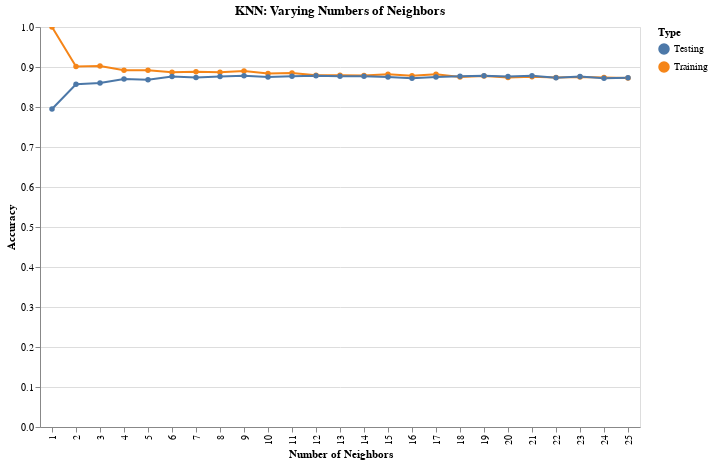

This figure's notebook cell:
### Code cell
# Convert into a DataFrame for Altair
df = pd.DataFrame({
    "Neighbors": list(train_accuracies.keys()) + list(test_accuracies.keys()),
    "Accuracy": list(train_accuracies.values()) + list(test_accuracies.values()),
    "Type": ["Training"] * len(train_accuracies) + ["Testing"] * len(test_accuracies)
})

# Build the interactive line chart
chart = alt.Chart(df).mark_line(point=True).encode(
    x=alt.X("Neighbors:O", title="Number of Neighbors"),  # ordinal axis
    y=alt.Y("Accuracy:Q", title="Accuracy"),
    color="Type:N",  # separate lines for Training vs Testing
    tooltip=["Neighbors", "Accuracy", "Type"]
).properties(
    title="KNN: Varying Numbers of Neighbors",
    width=600,
    height=400
)

chart.interactive()

### Figure 1 — Vega-Lite specification as saved in the notebook (floating-point values rounded to 4 significant figures)
{"config": {"view": {"continuousWidth": 400, "continuousHeight": 300}}, "data": {"name": "data-e6d75605fff68bff793046d4aac42564"}, "mark": {"type": "line", "point": true}, "encoding": {"color": {"field": "Type", "type": "nominal"}, "tooltip": [{"field": "Neighbors", "type": "quantitative"}, {"field": "Accuracy", "type": "quantitative"}, {"field": "Type", "type": "nominal"}], "x": {"field": "Neighbors", "title": "Number of Neighbors", "type": "ordinal"}, "y": {"field": "Accuracy", "title": "Accuracy", "type": "quantitative"}}, "height": 400, "selection": {"selector001": {"type": "interval", "bind": "scales", "encodings": ["x", "y"]}}, "title": "KNN: Varying Numbers of Neighbors", "width": 600, "$schema": "https://vega.github.io/schema/vega-lite/v4.17.0.json", "datasets": {"data-e6d75605fff68bff793046d4aac42564": [{"Neighbors": 1, "Accuracy": 1.0, "Type": "Training"}, {"Neighbors": 2, "Accuracy": 0.9014, "Type": "Training"}, {"Neighbors": 3, "Accuracy": 0.9027, "Type": "Training"}, {"Neighbors": 4, "Accuracy": 0.892, "Type": "Training"}, {"Neighbors": 5, "Accuracy": 0.892, "Type": "Training"}, {"Neighbors": 6, "Accuracy": 0.8868, "Type": "Training"}, {"Neighbors": 7, "Accuracy": 0.8881, "Type": "Training"}, {"Neighbors": 8, "Accuracy": 0.8868, "Type": "Training"}, {"Neighbors": 9, "Accuracy": 0.8903, "Type": "Training"}, {"Neighbors": 10, "Accuracy": 0.8838, "Type": "Training"}, {"Neighbors": 11, "Accuracy": 0.8851, "Type": "Training"}, {"Neighbors": 12, "Accuracy": 0.8796, "Type": "Training"}, {"Neighbors": 13, "Accuracy": 0.8791, "Type": "Training"}, {"Neighbors": 14, "Accuracy": 0.8787, "Type": "Training"}, {"Neighbors": 15, "Accuracy": 0.8817, "Type": "Training"}, {"Neighbors": 16, "Accuracy": 0.8783, "Type": "Training"}, {"Neighbors": 17, "Accuracy": 0.8817, "Type": "Training"}, {"Neighbors": 18, "Accuracy": 0.8748, "Type": "Training"}, {"Neighbors": 19, "Accuracy": 0.8774, "Type": "Training"}, {"Neighbors": 20, "Accuracy": 0.874, "Type": "Training"}, {"Neighbors": 21, "Accuracy": 0.8757, "Type": "Training"}, {"Neighbors": 22, "Accuracy": 0.8736, "Type": "Training"}, {"Neighbors": 23, "Accuracy": 0.8753, "Type": "Training"}, {"Neighbors": 24, "Accuracy": 0.8736, "Type": "Training"}, {"Neighbors": 25, "Accuracy": 0.8727, "Type": "Training"}, {"Neighbors": 1, "Accuracy": 0.795, "Type": "Testing"}, {"Neighbors": 2, "Accuracy": 0.857, "Type": "Testing"}, {"Neighbors": 3, "Accuracy": 0.86, "Type": "Testing"}, {"Neighbors": 4, "Accuracy": 0.87, "Type": "Testing"}, {"Neighbors": 5, "Accuracy": 0.868, "Type": "Testing"}, {"Neighbors": 6, "Accuracy": 0.876, "Type": "Testing"}, {"Neighbors": 7, "Accuracy": 0.874, "Type": "Testing"}, {"Neighbors": 8, "Accuracy": 0.876, "Type": "Testing"}, {"Neighbors": 9, "Accuracy": 0.878, "Type": "Testing"}, {"Neighbors": 10, "Accuracy": 0.875, "Type": "Testing"}, {"Neighbors": 11, "Accuracy": 0.877, "Type": "Testing"}, {"Neighbors": 12, "Accuracy": 0.878, "Type": "Testing"}, {"Neighbors": 13, "Accuracy": 0.877, "Type": "Testing"}, {"Neighbors": 14, "Accuracy": 0.877, "Type": "Testing"}, {"Neighbors": 15, "Accuracy": 0.875, "Type": "Testing"}, {"Neighbors": 16, "Accuracy": 0.872, "Type": "Testing"}, {"Neighbors": 17, "Accuracy": 0.875, "Type": "Testing"}, {"Neighbors": 18, "Accuracy": 0.877, "Type": "Testing"}, {"Neighbors": 19, "Accuracy": 0.878, "Type": "Testing"}, {"Neighbors": 20, "Accuracy": 0.876, "Type": "Testing"}, {"Neighbors": 21, "Accuracy": 0.878, "Type": "Testing"}, {"Neighbors": 22, "Accuracy": 0.873, "Type": "Testing"}, {"Neighbors": 23, "Accuracy": 0.876, "Type": "Testing"}, {"Neighbors": 24, "Accuracy": 0.872, "Type": "Testing"}, {"Neighbors": 25, "Accuracy": 0.873, "Type": "Testing"}]}}
